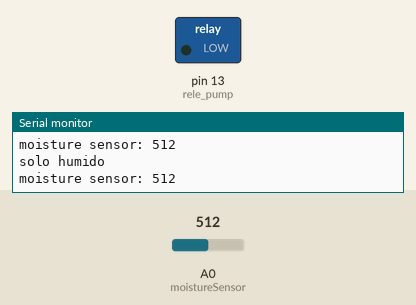
Recording of a sketch running on a simulated Arduino Uno, built with avr-gcc and run on an emulated ATmega328P. Shown: switched loads named in the sketch (green lamp = pin HIGH), the last lines printed to the serial monitor. Inputs (shaded band) come from the test bench; at power-on: A0 (moistureSensor) = 512.

Above: at 13.9 s.
14.0 s: A0 (moistureSensor) set to 196
15.7 s: A0 (moistureSensor) set to 161
At 17.0 s:
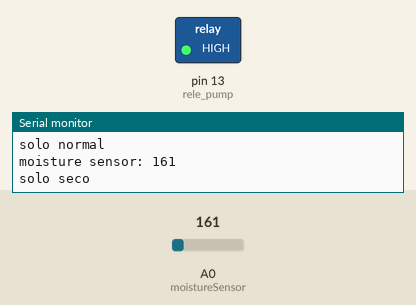
Timing chart, 0 to 18.7 s (numbered marks = the images above; inputs shaded):
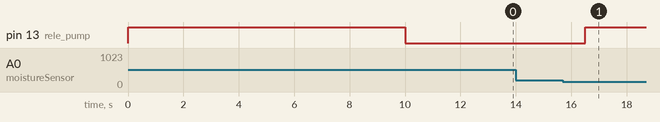

The sketch:

Sensor_de_solo.ino
```cpp
//define analog inputs to which we have connected our sensors
int moistureSensor = 0;
//define variables to store moisture
int moisture_val;
// define variable for rele pump water
int rele_pump = 13;

void setup() {
//open serial port
Serial.begin(9600);
//define o pino 13 como saida e que vai acionar a bomba de agua
pinMode(rele_pump, OUTPUT);
Serial.println("Bem vindo ao SaveGarden version 1.0");
Serial.print("created by Renan Rider");

}
void loop() {
teste();
// read the value from the moisture-sensing probes, print it to screen, and wait 500 milisecond
moisture_val = analogRead(moistureSensor);
Serial.print("moisture sensor: ");
Serial.println( moisture_val );
delay(500);
}

void teste(){
//OBS: leitura maxima do sensor 905
//solo humido
if(moisture_val > 300){

Serial.println("solo humido");
}

//solo normal
if(moisture_val < 290 && moisture_val > 190){
Serial.println("solo normal");
}
if(moisture_val < 180){

Serial.println("solo seco");
digitalWrite(rele_pump, HIGH);
delay(10000);
digitalWrite(rele_pump, LOW);
}
}
```

Measured:
- the behaviour switches between 180 and 179 on A0 (moistureSensor) (found by bisection; images 0 and 1)
- after the input at 15.7 s, pin 13 (rele_pump): LOW → HIGH after 0.81 s
